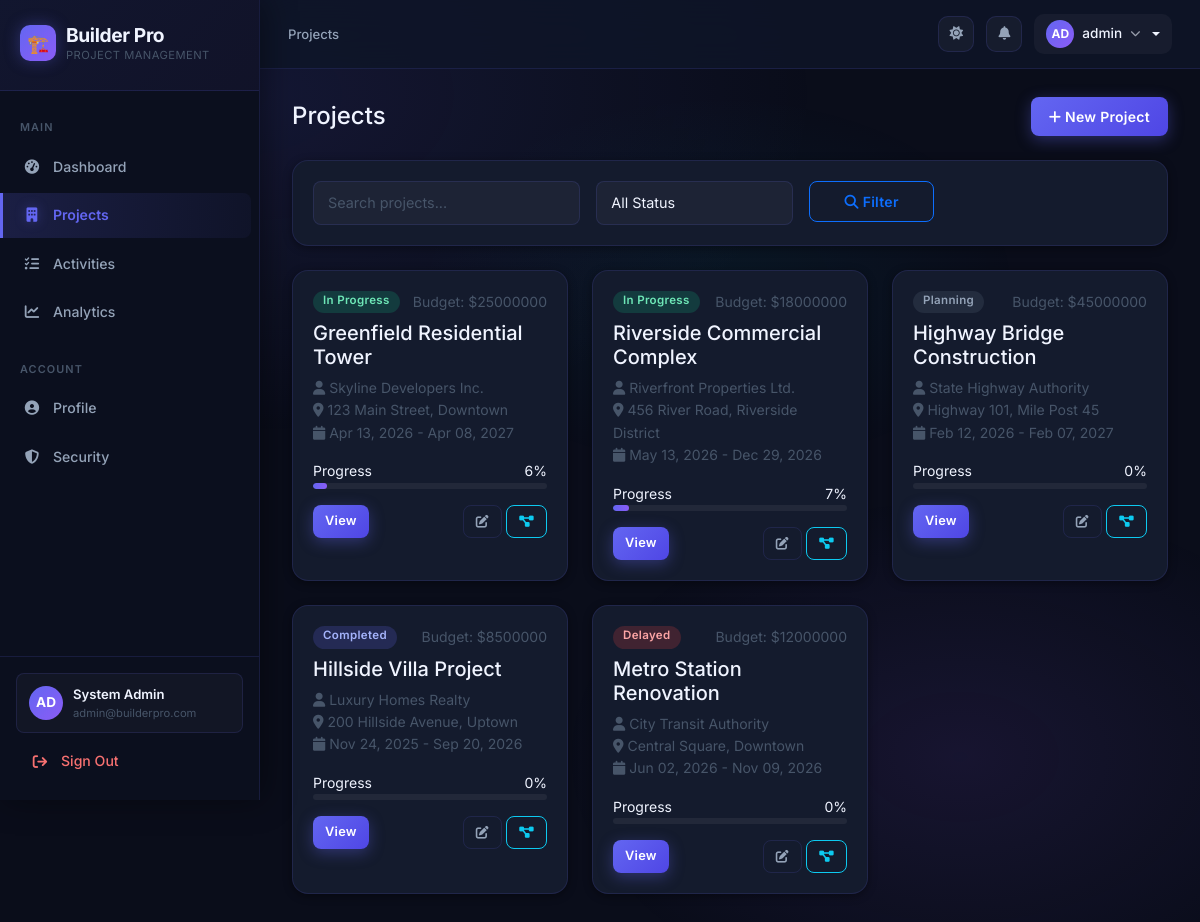
Page /projects/ (signed in) on the committed database.
### projects/models.py (models this page shows, shortened)
class Project(models.Model):
    name = models.CharField(max_length=200)
    description = models.TextField(blank=True)
    client_name = models.CharField(max_length=200, blank=True)
    location = models.CharField(max_length=200, blank=True)
    start_date = models.DateField()
    end_date = models.DateField()
    budget = models.DecimalField(max_digits=15, decimal_places=2, default=0)
    status = models.CharField(max_length=20, choices=STATUS_CHOICES, default='planning')
    created_by = models.ForeignKey(User, on_delete=models.SET_NULL, null=True, related_name='projects')
    created_at = models.DateTimeField(auto_now_add=True)
    updated_at = models.DateTimeField(auto_now=True)
    def total_activities(self):
        return self.activities.count()
    def completed_activities(self):
        return self.activities.filter(status='completed').count()
    def progress(self):
        total = self.total_activities()
        if total == 0:
            return 0
        return int((self.completed_activities() / total) * 100)

### projects/views.py (the view)
# urls.py: path('', views.project_list, name='project_list'),
@login_required
def project_list(request):
    role = request.user.profile.role
    if role == 'super_admin':
        projects = Project.objects.all()
    elif role in ['project_manager']:
        projects = Project.objects.filter(created_by=request.user)
    else:
        projects = Project.objects.all()
    status_filter = request.GET.get('status', '')
    search = request.GET.get('search', '')
    if status_filter:
        projects = projects.filter(status=status_filter)
    if search:
        projects = projects.filter(name__icontains=search)
    return render(request, 'projects/project_list.html', {'projects': projects})

### templates/projects/project_list.html (shortened to what this page needs)
{% extends 'base.html' %}
{% block breadcrumb %}Projects{% endblock %}
{% block content %}
<div class="d-flex justify-content-between align-items-center mb-4">
    <h4 class="mb-0">Projects</h4>
    <div>
        <a href="{% url 'project_create' %}" class="btn btn-primary"><i class="fas fa-plus"></i> New Project</a>
    </div>
</div>
<div class="card mb-4">
    <div class="card-body">
        <form method="get" class="row g-3">
            <div class="col-md-4">
                <input type="text" name="search" class="form-control" placeholder="Search projects..." value="{{ request.GET.search }}">
            </div>
            <div class="col-md-3">
                <select name="status" class="form-select">
                    <option value="">All Status</option>
                </select>
            </div>
            <div class="col-md-2">
                <button type="submit" class="btn btn-outline-primary w-100"><i class="fas fa-search"></i> Filter</button>
            </div>
            <div class="col-md-3">
            </div>
        </form>
    </div>
</div>
<div class="row">
    {% for project in projects %}
    <div class="col-md-6 col-lg-4 mb-4">
        <div class="card h-100">
            <div class="card-body">
                <div class="d-flex justify-content-between mb-2">
                    <span class="badge bg-{% if project.status == 'in_progress' %}success{% elif project.status == 'completed' %}primary{% elif project.status == 'delayed' %}danger{% elif project.status == 'on_hold' %}warning{% else %}secondary{% endif %}">
                        {{ project.get_status_display }}
                    </span>
                    <small class="text-muted">Budget: ${{ project.budget|floatformat:0 }}</small>
                </div>
                <h5 class="card-title">{{ project.name }}</h5>
                <p class="card-text text-muted small">
                    <i class="fas fa-user"></i> {{ project.client_name|default:"N/A" }}<br>
                    <i class="fas fa-map-marker-alt"></i> {{ project.location|default:"N/A" }}<br>
                    <i class="fas fa-calendar"></i> {{ project.start_date|date:"M d, Y" }} - {{ project.end_date|date:"M d, Y" }}
                </p>
                <div class="mb-2">
                    <div class="d-flex justify-content-between small">
                        <span>Progress</span>
                        <span>{{ project.progress }}%</span>
                    </div>
                    <div class="progress" style="height: 6px;">
                        <div class="progress-bar bg-{% if project.progress == 100 %}success{% elif project.progress > 50 %}primary{% elif project.progress > 25 %}warning{% else %}danger{% endif %}" style="width: {{ project.progress }}%"></div>
                    </div>
                </div>
                <div class="d-flex justify-content-between mt-3">
                    <a href="{% url 'project_detail' project.pk %}" class="btn btn-sm btn-primary">View</a>
                    <div>
                        <a href="{% url 'project_edit' project.pk %}" class="btn btn-sm btn-outline-secondary"><i class="fas fa-edit"></i></a>
                        <a href="{% url 'cpm_analysis' project.pk %}" class="btn btn-sm btn-outline-info"><i class="fas fa-project-diagram"></i></a>
                    </div>
                </div>
            </div>
        </div>
    </div>
    {% endfor %}
</div>
{% endblock %}

### templates/base.html (shortened to what this page needs)
{% load static %}
<!DOCTYPE html>
<html lang="en">
<head>
    <link href="https://cdn.jsdelivr.net/npm/bootstrap@5.3.2/dist/css/bootstrap.min.css" rel="stylesheet">
    <link href="https://cdnjs.cloudflare.com/ajax/libs/font-awesome/6.5.1/css/all.min.css" rel="stylesheet">
    <link href="{% static 'css/builderpro.css' %}" rel="stylesheet">
</head>
<body {% if not user.is_authenticated %}class="auth-page"{% endif %}>
{% if user.is_authenticated %}
<div class="wrapper">
    <nav class="sidebar" id="sidebar">
        <div class="sidebar-header">
            <h3>
                <div class="sidebar-logo-icon">🏗️</div>
                <div>
                    Builder Pro
                    <div class="sidebar-tagline">Project Management</div>
                </div>
            </h3>
        </div>
        <div style="padding: 12px 0; flex: 1; overflow-y: auto;">
            <div class="nav-section-label">Main</div>
            <ul class="nav flex-column" style="list-style:none; padding:0; margin:0;">
                <li class="nav-item">
                    <a class="nav-link {% if request.resolver_match.url_name == 'dashboard' %}active{% endif %}"
                       href="{% url 'dashboard' %}">
                        <i class="fas fa-gauge-high"></i> Dashboard
                    </a>
                </li>
                <li class="nav-item">
                    <a class="nav-link {% if 'project' in request.resolver_match.url_name %}active{% endif %}"
                       href="{% url 'project_list' %}">
                        <i class="fas fa-building"></i> Projects
                    </a>
                </li>
                <li class="nav-item">
                    <a class="nav-link {% if 'activity' in request.resolver_match.url_name %}active{% endif %}"
                       href="{% url 'activity_list' %}">
                        <i class="fas fa-list-check"></i> Activities
                    </a>
                </li>
                <li class="nav-item">
                    <a class="nav-link {% if 'analytics' in request.resolver_match.url_name %}active{% endif %}"
                       href="{% url 'analytics_dashboard' %}">
                        <i class="fas fa-chart-line"></i> Analytics
                    </a>
                </li>
                <div class="nav-section-label" style="margin-top:8px;">Account</div>
                <li class="nav-item">
                    <a class="nav-link {% if request.resolver_match.url_name == 'profile' %}active{% endif %}"
                       href="{% url 'profile' %}">
                        <i class="fas fa-user-circle"></i> Profile
                    </a>
                </li>
                <li class="nav-item">
                    <a class="nav-link {% if request.resolver_match.url_name == 'change_password' %}active{% endif %}"
                       href="{% url 'change_password' %}">
                        <i class="fas fa-shield-halved"></i> Security
                    </a>
                </li>
            </ul>
        </div>
        <div class="sidebar-footer">
            <div class="sidebar-user">
                <div class="sidebar-user-avatar">{{ user.username|slice:":2"|upper }}</div>
                <div class="sidebar-user-info">
                    <div class="sidebar-user-name">{{ user.get_full_name|default:user.username }}</div>
                    <div class="sidebar-user-role">{{ user.email|default:"Admin" }}</div>
                </div>
            </div>
            <a href="{% url 'logout' %}" class="nav-link mt-2" style="color: #f87171; border-radius: 8px; padding: 9px 12px;">
                <i class="fas fa-arrow-right-from-bracket"></i> Sign Out
            </a>
        </div>
    </nav>
    <div id="content">
        <nav class="topbar">
            <div class="topbar-left">
                <span class="breadcrumb-text">
                    {% block breadcrumb %}{% endblock %}
                </span>
            </div>
            <div class="topbar-right">
                <button id="darkModeToggle" class="topbar-btn" onclick="toggleDarkMode()" title="Toggle theme">
                    <i class="fas fa-moon" id="themeIcon"></i>
                </button>
                <button class="topbar-btn" title="Notifications">
                    <i class="fas fa-bell"></i>
                </button>
                <div class="dropdown">
                    <button class="topbar-user dropdown-toggle" data-bs-toggle="dropdown" aria-expanded="false" style="border:none;">
                        <div class="topbar-user-avatar">{{ user.username|slice:":2"|upper }}</div>
                        <span class="d-none d-sm-inline">{{ user.username }}</span>
                        <i class="fas fa-chevron-down" style="font-size:0.65rem; opacity:0.6;"></i>
                    </button>
                </div>
            </div>
        </nav>
        <div class="main-content">
{% endif %}
    {% block content %}{% endblock %}
{% if user.is_authenticated %}
        </div>
    </div>
</div>
{% else %}
</div>
{% endif %}
</body>
</html>

### rows in the picture
Project: status "In Progress", budget "25000000", name "Greenfield Residential Tower", client_name "Skyline Developers Inc.", location "123 Main Street, Downtown", start_date "Apr 13, 2026", end_date "Apr 08, 2027", progress "6"
Project: status "In Progress", budget "18000000", name "Riverside Commercial Complex", client_name "Riverfront Properties Ltd.", location "456 River Road, Riverside District", start_date "May 13, 2026", end_date "Dec 29, 2026", progress "7"
Project: status "Planning", budget "45000000", name "Highway Bridge Construction", client_name "State Highway Authority", location "Highway 101, Mile Post 45", start_date "Feb 12, 2026", end_date "Feb 07, 2027", progress "0"
Project: status "Completed", budget "8500000", name "Hillside Villa Project", client_name "Luxury Homes Realty", location "200 Hillside Avenue, Uptown", start_date "Nov 24, 2025", end_date "Sep 20, 2026", progress "0"
Project: status "Delayed", budget "12000000", name "Metro Station Renovation", client_name "City Transit Authority", location "Central Square, Downtown", start_date "Jun 02, 2026", end_date "Nov 09, 2026", progress "0"

### other values in the picture
{{ user.username|slice:":2"|upper }} "AD"
{{ user.get_full_name|default:user.username }} "System Admin"
{{ user.email|default:"Admin" }} "admin@builderpro.com"
{{ user.username }} "admin"
